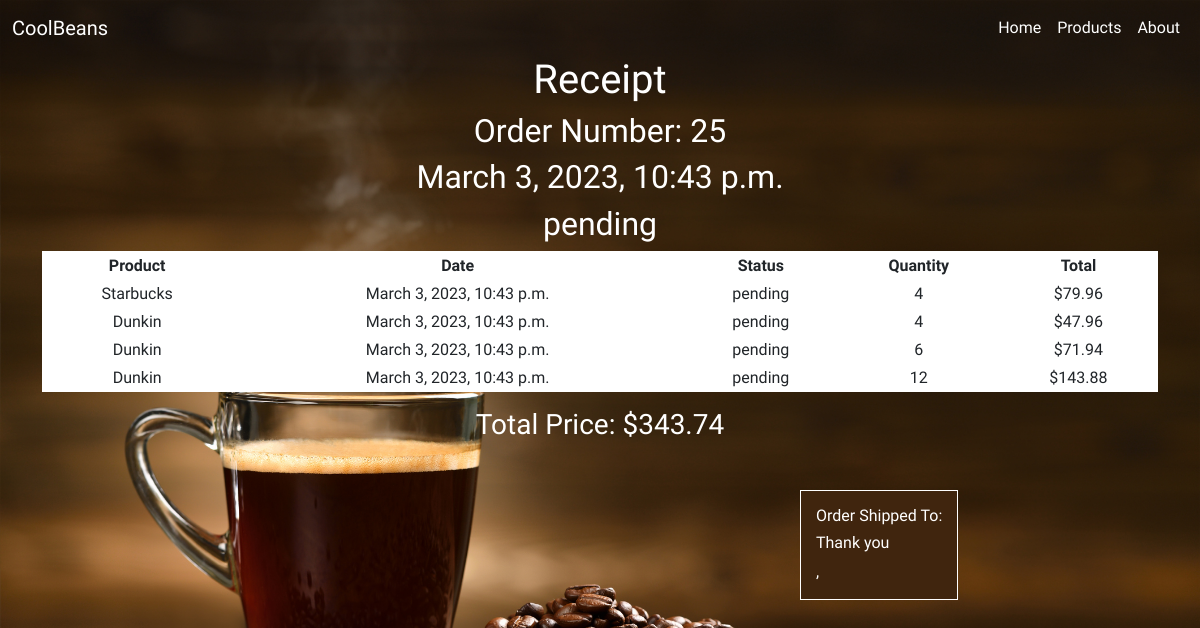
Page /receipt/25 on the committed database.
### beansapp/models.py (models this page shows)
class Order(models.Model):
    STATUS = (
        ('Pending','Pending'),
        ('Out for delivery','Out for delivery'),
        ('Delivered','Delivered'),)
    addressee = models.ForeignKey(Addressee,on_delete=models.SET_NULL,null=True)
    guest = models.ForeignKey(Guest,on_delete=models.SET_NULL,null=True)
    date = models.DateTimeField(auto_now_add=True)
    status = models.CharField(max_length=200, null=True, choices=STATUS, default='pending')
    def get_order_items(self):
        return self.orderitem_set.all()
    def get_total(self):
        orderitems = self.orderitem_set.all()
        total = 0
        for item in orderitems:
            total += item.product.price * item.quantity
        return round(total,2)

class OrderItem(models.Model):
    product = models.ForeignKey(Product, on_delete=models.SET_NULL, null=True)
    order = models.ForeignKey(Order, on_delete=models.CASCADE,null=True)
    quantity = models.IntegerField(default=0, null=True, blank=True)
    def get_total(self):
        total = self.product.price * self.quantity
        return total

class Product(models.Model):
    types = models.ManyToManyField(Tag)
    name = models.CharField(max_length=30)
    description = models.CharField(max_length=200)
    image = models.ImageField(null=True,blank=True)
    price = models.FloatField()
    def __str__(self):
        return self.name

### beansapp/views.py (the view)
# urls.py: path('receipt/<int:id>', ReceiptView.as_view(), name='receipt' ),
class ReceiptView(View):
    def get (self,request,id):
        order = Order.objects.get(id=id)
        orderitems = order.orderitem_set.all()
        item_total = Order.get_order_items(order)
        order_price = round(Order.get_total(order),2)
        username = request.user.username
        html_data={
            'order':order,
                'items':orderitems,
                'order_total': item_total,
                'order_price': order_price,
                'username':username,
            }
        return render(
        request= request,
        template_name= "receipt.html",
        context= html_data
        )

### beansapp/templates/receipt.html (shortened to what this page needs)
{% extends 'main.html' %}
{% block content%}
{% load static %}
<div class="container">
  <h1>Receipt</h1>
<h2>Order Number: {{order.id}}</h2>
<h2>{{order.date}}</h2>
<h2>{{order.status}}</h2>
<table class="info table table-sm text-center">
    <tr>
      <th>Product</th>
      <th>Date</th>
      <th>Status</th>
      <th>Quantity</th>
      <th>Total</th>
    </tr>
    {% for item in items %}
    <tr>
      <td>{{item.product}}</td>
      <td>{{order.date}}</td>
      <td>{{order.status}}</td>
      <td>{{item.quantity}}</td>
      <td>${{item.get_total}}</td>
    </tr>
    {% endfor %}
</table>
<h3>Total Price: ${{order.get_total}}</h3>
</div>
<div class="shipping">
  <h6> Order Shipped To:</h6>
  {% if username %}
  <h6>Thank you {{order.addressee.first_name}}{{order.addressee.last_name}}</h6>
  <h6> Order Shipped To:</h6>
    <p>{{order.addressee.address}}</p>
    <p>{{order.addressee.city}}, {{order.addressee.state}}{{order.addressee.zipcode}}</p>
  {% else %}
    <h6>Thank you {{order.guest.first_name}} {{order.guest.last_name}}</h6>
    <p>{{order.guest.city}}, {{order.guest.state}} {{order.guest.zipcode}}</p>
  {% endif %}
  </div>
 {% endblock %}

### beansapp/templates/receipt.html (style rules this page uses)
.container { display: flex; align-items: center; flex-direction: column; }
.info,.shipping { background-color: #40250E; color: white; border: 1px solid white; }
.shipping { display: inline-block; padding: 15px; margin-top: 50px; position: relative; left: 800px; bottom: 10px; }
p { margin: 0; }

### beansapp/templates/main.html (style rules this page uses)
body { background-image:url("../static/images/landingnew.jpg"); background-size:cover; background-position: bottom; background-repeat: no-repeat; font-family: 'Limelight', cursive; color:#fff; }

### rows in the picture
Order: id "25", date "March 3, 2023, 10:43 p.m.", status "pending", get_total "343.74"
OrderItem: product "Starbucks", quantity "4", get_total "79.96"
OrderItem: product "Dunkin", quantity "4", get_total "47.96"
OrderItem: product "Dunkin", quantity "6", get_total "71.94"
OrderItem: product "Dunkin", quantity "12", get_total "143.88"
